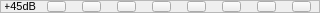
     <widget class="QFrame" name="frame_6">
      <property name="minimumSize">
       <size>
        <width>320</width>
        <height>13</height>
       </size>
      </property>
      <property name="maximumSize">
       <size>
        <width>320</width>
        <height>13</height>
       </size>
      </property>
      <property name="frameShape">
       <enum>QFrame::StyledPanel</enum>
      </property>
      <property name="frameShadow">
       <enum>QFrame::Raised</enum>
      </property>
      <widget class="QPushButton" name="In4_45">
       <property name="geometry">
        <rect>
         <x>152</x>
         <y>1</y>
         <width>19</width>
         <height>11</height>
        </rect>
       </property>
       <property name="minimumSize">
        <size>
         <width>19</width>
         <height>11</height>
        </size>
       </property>
       <property name="maximumSize">
        <size>
         <width>19</width>
         <height>11</height>
        </size>
       </property>
       <property name="text">
        <string/>
       </property>
       <property name="checkable">
        <bool>true</bool>
       </property>
       <property name="autoExclusive">
        <bool>true</bool>
       </property>
       <attribute name="buttonGroup">
        <string notr="true">buttonGroup4</string>
       </attribute>
      </widget>
      <widget class="QPushButton" name="In3_45">
       <property name="geometry">
        <rect>
         <x>117</x>
         <y>1</y>
         <width>19</width>
         <height>11</height>
        </rect>
       </property>
       <property name="minimumSize">
        <size>
         <width>19</width>
         <height>11</height>
        </size>
       </property>
       <property name="maximumSize">
        <size>
         <width>19</width>
         <height>11</height>
        </size>
       </property>
       <property name="text">
        <string/>
       </property>
       <property name="checkable">
        <bool>true</bool>
       </property>
       <property name="autoExclusive">
        <bool>true</bool>
       </property>
       <attribute name="buttonGroup">
        <string notr="true">buttonGroup3</string>
       </attribute>
      </widget>
      <widget class="QPushButton" name="In1_45">
       <property name="geometry">
        <rect>
         <x>47</x>
         <y>1</y>
         <width>19</width>
         <height>11</height>
        </rect>
       </property>
       <property name="minimumSize">
        <size>
         <width>19</width>
         <height>11</height>
        </size>
       </property>
       <property name="maximumSize">
        <size>
         <width>19</width>
         <height>11</height>
        </size>
       </property>
       <property name="text">
        <string/>
       </property>
       <property name="checkable">
        <bool>true</bool>
       </property>
       <property name="checked">
        <bool>false</bool>
       </property>
       <property name="autoExclusive">
        <bool>true</bool>
       </property>
       <attribute name="buttonGroup">
        <string notr="true">buttonGroup1</string>
       </attribute>
      </widget>
      <widget class="QPushButton" name="In8_45">
       <property name="geometry">
        <rect>
         <x>292</x>
         <y>1</y>
         <width>19</width>
         <height>11</height>
        </rect>
       </property>
       <property name="minimumSize">
        <size>
         <width>19</width>
         <height>11</height>
        </size>
       </property>
       <property name="maximumSize">
        <size>
         <width>19</width>
         <height>11</height>
        </size>
       </property>
       <property name="text">
        <string/>
       </property>
       <property name="checkable">
        <bool>true</bool>
       </property>
       <attribute name="buttonGroup">
        <string notr="true">buttonGroup8</string>
       </attribute>
      </widget>
      <widget class="QPushButton" name="In2_45">
       <property name="geometry">
        <rect>
         <x>82</x>
         <y>1</y>
         <width>19</width>
         <height>11</height>
        </rect>
       </property>
       <property name="minimumSize">
        <size>
         <width>19</width>
         <height>11</height>
        </size>
       </property>
       <property name="maximumSize">
        <size>
         <width>19</width>
         <height>11</height>
        </size>
       </property>
       <property name="text">
        <string/>
       </property>
       <property name="checkable">
        <bool>true</bool>
       </property>
       <property name="autoExclusive">
        <bool>true</bool>
       </property>
       <attribute name="buttonGroup">
        <string notr="true">buttonGroup2</string>
       </attribute>
      </widget>
      <widget class="QPushButton" name="In6_45">
       <property name="geometry">
        <rect>
         <x>222</x>
         <y>1</y>
         <width>19</width>
         <height>11</height>
        </rect>
       </property>
       <property name="minimumSize">
        <size>
         <width>19</width>
         <height>11</height>
        </size>
       </property>
       <property name="maximumSize">
        <size>
         <width>19</width>
         <height>11</height>
        </size>
       </property>
       <property name="text">
        <string/>
       </property>
       <property name="checkable">
        <bool>true</bool>
       </property>
       <property name="autoExclusive">
        <bool>true</bool>
       </property>
       <attribute name="buttonGroup">
        <string notr="true">buttonGroup6</string>
       </attribute>
      </widget>
      <widget class="QPushButton" name="In5_45">
       <property name="geometry">
        <rect>
         <x>187</x>
         <y>1</y>
         <width>19</width>
         <height>11</height>
        </rect>
       </property>
       <property name="minimumSize">
        <size>
         <width>19</width>
         <height>11</height>
        </size>
       </property>
       <property name="maximumSize">
        <size>
         <width>19</width>
         <height>11</height>
        </size>
       </property>
       <property name="text">
        <string/>
       </property>
       <property name="checkable">
        <bool>true</bool>
       </property>
       <property name="autoExclusive">
        <bool>true</bool>
       </property>
       <attribute name="buttonGroup">
        <string notr="true">buttonGroup5</string>
       </attribute>
      </widget>
      <widget class="QPushButton" name="In7_45">
       <property name="geometry">
        <rect>
         <x>257</x>
         <y>1</y>
         <width>19</width>
         <height>11</height>
        </rect>
       </property>
       <property name="minimumSize">
        <size>
         <width>19</width>
         <height>11</height>
        </size>
       </property>
       <property name="maximumSize">
        <size>
         <width>19</width>
         <height>11</height>
        </size>
       </property>
       <property name="text">
        <string/>
       </property>
       <property name="checkable">
        <bool>true</bool>
       </property>
       <property name="autoExclusive">
        <bool>true</bool>
       </property>
       <attribute name="buttonGroup">
        <string notr="true">buttonGroup7</string>
       </attribute>
      </widget>
      <widget class="QLabel" name="label_8">
       <property name="geometry">
        <rect>
         <x>5</x>
         <y>1</y>
         <width>31</width>
         <height>11</height>
        </rect>
       </property>
       <property name="font">
        <font>
         <pointsize>8</pointsize>
        </font>
       </property>
       <property name="text">
        <string>+45dB</string>
       </property>
       <property name="alignment">
        <set>Qt::AlignRight|Qt::AlignTrailing|Qt::AlignVCenter</set>
       </property>
      </widget>
     </widget>
